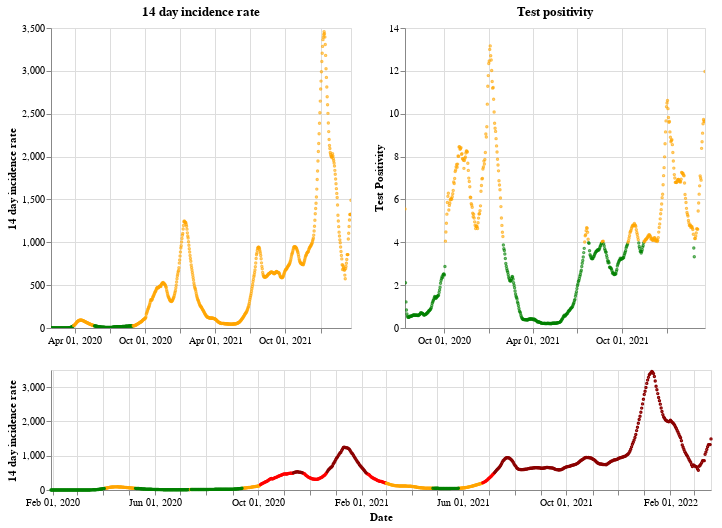

Source (notebook cell):
### Markdown cell above
## England

### Code cell
plot_traffic_light('England')

### Figure 1 — Vega-Lite specification as saved in the notebook (floating-point values rounded to 4 significant figures; data arrays with more than 128 entries replaced by an {"elided": "..."} marker saying what was removed)
{"config": {"view": {"continuousWidth": 400, "continuousHeight": 300}}, "vconcat": [{"hconcat": [{"mark": {"type": "point", "size": 2}, "encoding": {"color": {"condition": {"value": "green", "test": "(datum.twoWeeklyCasesRate <= 25)"}, "value": "orange"}, "tooltip": [{"type": "nominal", "field": "areaName"}, {"type": "temporal", "field": "date"}, {"type": "quantitative", "field": "twoWeeklyCasesRate"}, {"type": "quantitative", "field": "testPositivity"}], "x": {"type": "temporal", "axis": {"title": ""}, "field": "date", "scale": {"domain": {"selection": "DateBrush"}}, "timeUnit": "yearmonthdate"}, "y": {"type": "quantitative", "axis": {"title": "14 day incidence rate"}, "field": "twoWeeklyCasesRate"}}, "title": "14 day incidence rate", "width": 300}, {"mark": {"type": "point", "size": 2}, "encoding": {"color": {"condition": {"value": "green", "test": "(datum.testPositivity <= 4)"}, "value": "orange"}, "tooltip": [{"type": "nominal", "field": "areaName"}, {"type": "temporal", "field": "date"}, {"type": "quantitative", "field": "twoWeeklyCasesRate"}, {"type": "quantitative", "field": "testPositivity"}], "x": {"type": "temporal", "axis": {"title": ""}, "field": "date", "scale": {"domain": {"selection": "DateBrush"}}, "timeUnit": "yearmonthdate"}, "y": {"type": "quantitative", "axis": {"title": "Test Positivity"}, "field": "testPositivity"}}, "title": "Test positivity", "width": 300}]}, {"layer": [{"mark": {"type": "point", "size": 2}, "encoding": {"color": {"condition": {"value": "orange", "test": "(((datum.testPositivity < 4) && (datum.twoWeeklyCasesRate >= 50)) && (datum.twoWeeklyCasesRate < 200))"}, "value": "red"}, "opacity": {"condition": {"value": 1, "test": "((datum.twoWeeklyCasesRate >= 50) && (datum.twoWeeklyCasesRate < 500))"}, "value": 0}, "tooltip": [{"type": "nominal", "field": "areaName"}, {"type": "temporal", "field": "date"}, {"type": "quantitative", "field": "twoWeeklyCasesRate"}, {"type": "quantitative", "field": "testPositivity"}], "x": {"type": "temporal", "axis": {"title": "Date"}, "field": "date", "timeUnit": "yearmonthdate"}, "y": {"type": "quantitative", "axis": {"title": "14 day incidence rate"}, "field": "twoWeeklyCasesRate"}}, "selection": {"DateBrush": {"type": "interval", "encodings": ["x"], "fields": ["Time"]}}}, {"mark": {"type": "point", "size": 2}, "encoding": {"color": {"value": "darkred"}, "opacity": {"condition": {"value": 1, "test": "(datum.twoWeeklyCasesRate >= 500)"}, "value": 0}, "tooltip": [{"type": "nominal", "field": "areaName"}, {"type": "temporal", "field": "date"}, {"type": "quantitative", "field": "twoWeeklyCasesRate"}, {"type": "quantitative", "field": "testPositivity"}], "x": {"type": "temporal", "axis": {"title": "Date"}, "field": "date", "timeUnit": "yearmonthdate"}, "y": {"type": "quantitative", "axis": {"title": "14 day incidence rate"}, "field": "twoWeeklyCasesRate"}}}, {"mark": {"type": "point", "size": 2}, "encoding": {"color": {"condition": {"value": "green", "test": "((datum.testPositivity < 4) && (datum.twoWeeklyCasesRate < 50))"}, "value": "orange"}, "opacity": {"condition": {"value": 1, "test": "(datum.twoWeeklyCasesRate < 50)"}, "value": 0}, "tooltip": [{"type": "nominal", "field": "areaName"}, {"type": "temporal", "field": "date"}, {"type": "quantitative", "field": "twoWeeklyCasesRate"}, {"type": "quantitative", "field": "testPositivity"}], "x": {"type": "temporal", "axis": {"title": "Date"}, "field": "date", "timeUnit": "yearmonthdate"}, "y": {"type": "quantitative", "axis": {"title": "14 day incidence rate"}, "field": "twoWeeklyCasesRate"}}}], "height": 120, "width": 660}], "data": {"name": "data-9105e8a8ef9bc2d1f67cd3d536c3407e"}, "$schema": "https://vega.github.io/schema/vega-lite/v4.8.1.json", "datasets": {"data-9105e8a8ef9bc2d1f67cd3d536c3407e": {"elided": "782 records"}}}
